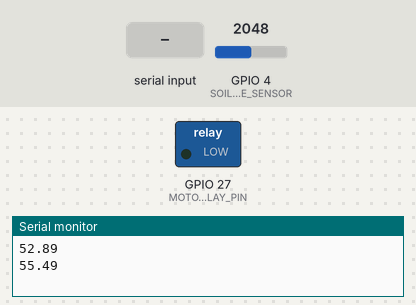
Simulated run of this sketch. Board: ESP32. Parts: switched loads named in the sketch (green lamp = pin HIGH), the last lines printed to the serial monitor. The test bench sets the inputs (shaded band); at power-on: GPIO 4 (SOIL_MOISTURE_SENSOR) = 2048.

Above: at 1.8 s.
1.9 s: GPIO 4 (SOIL_MOISTURE_SENSOR) set to 1599
6.0 s: GPIO 4 (SOIL_MOISTURE_SENSOR) set to 1488
9.5 s: "PUMP_OFF\n" received over Serial
At 10.3 s:
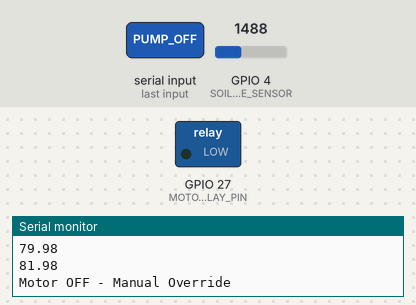
11.5 s: "AUTO_MODE\n" received over Serial
At 13.1 s:
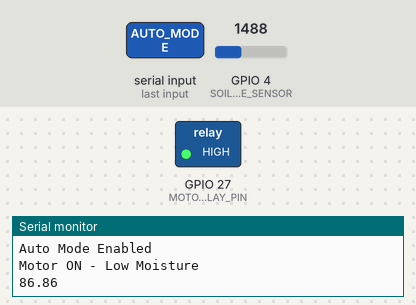
Timing chart, 0 to 14.5 s (numbered marks = the images above; inputs shaded):
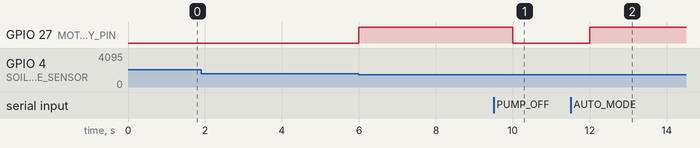

The sketch:

sketch_mar27a.ino
```cpp
#define SOIL_MOISTURE_SENSOR 4  // Analog pin for soil moisture sensor
#define MOTOR_RELAY_PIN 27      // Digital pin connected to motor relay

const int DRY_SOIL_VALUE = 4095;  // Completely dry soil reading
const int WET_SOIL_VALUE = 1500;  // Fully wet soil reading

bool manualOverride = false;  // Track manual mode status
bool motorState = false;      // Current motor state

float previousMoisture = 50.0;  // Start from 50% to avoid jumps

// Function to map soil moisture reading to percentage
float mapSoilMoistureToPercentage(int rawValue) {
  if (rawValue >= DRY_SOIL_VALUE) return 0.0;   // Fully dry
  if (rawValue <= WET_SOIL_VALUE) return 100.0; // Fully wet

  return (1.0 - float(rawValue - WET_SOIL_VALUE) / (DRY_SOIL_VALUE - WET_SOIL_VALUE)) * 100.0;
}

// Function to gradually update moisture percentage
float smoothMoisture(float newMoisture) {
  previousMoisture = (previousMoisture * 0.9) + (newMoisture * 0.1);  // Weighted average
  return previousMoisture;
}

void setup() {
  Serial.begin(115200);
  pinMode(MOTOR_RELAY_PIN, OUTPUT);
  digitalWrite(MOTOR_RELAY_PIN, LOW);  // Keep motor off initially
}

void loop() {
  // Read soil moisture sensor value
  int rawValue = analogRead(SOIL_MOISTURE_SENSOR);
  float newMoisture = mapSoilMoistureToPercentage(rawValue);
  float moisturePercentage = smoothMoisture(newMoisture);  // Apply smoothing

  // Print only the moisture percentage for Python parsing
  Serial.println(moisturePercentage);

  // Check for manual control input from Flask backend
  if (Serial.available() > 0) {
    String command = Serial.readStringUntil('\n');
    command.trim();  // Remove extra spaces

    if (command == "PUMP_ON") {
      digitalWrite(MOTOR_RELAY_PIN, HIGH);
      motorState = true;
      manualOverride = true;
      Serial.println("Motor ON - Manual Override");
    }
    else if (command == "PUMP_OFF") {
      digitalWrite(MOTOR_RELAY_PIN, LOW);
      motorState = false;
      manualOverride = true;
      Serial.println("Motor OFF - Manual Override");
    }
    else if (command == "AUTO_MODE") {
      manualOverride = false;
      Serial.println("Auto Mode Enabled");
    }
  }

  // Auto-control system based on moisture level (only if manual mode is OFF)
  if (!manualOverride) {
    if (moisturePercentage > 70 && !motorState) {
      digitalWrite(MOTOR_RELAY_PIN, HIGH);
      motorState = true;
      Serial.println("Motor ON - Low Moisture");
    }
    else if (moisturePercentage <= 70 && motorState) {
      digitalWrite(MOTOR_RELAY_PIN, LOW);
      motorState = false;
      Serial.println("Motor OFF - Sufficient Moisture");
    }
  }

  delay(1000);  // Delay for stability
}  
```

Measured:
- after the input at 9.5 s, GPIO 27 (MOTOR_RELAY_PIN): HIGH → LOW after 0.50 s
- after the input at 11.5 s, GPIO 27 (MOTOR_RELAY_PIN): LOW → HIGH after 0.50 s
